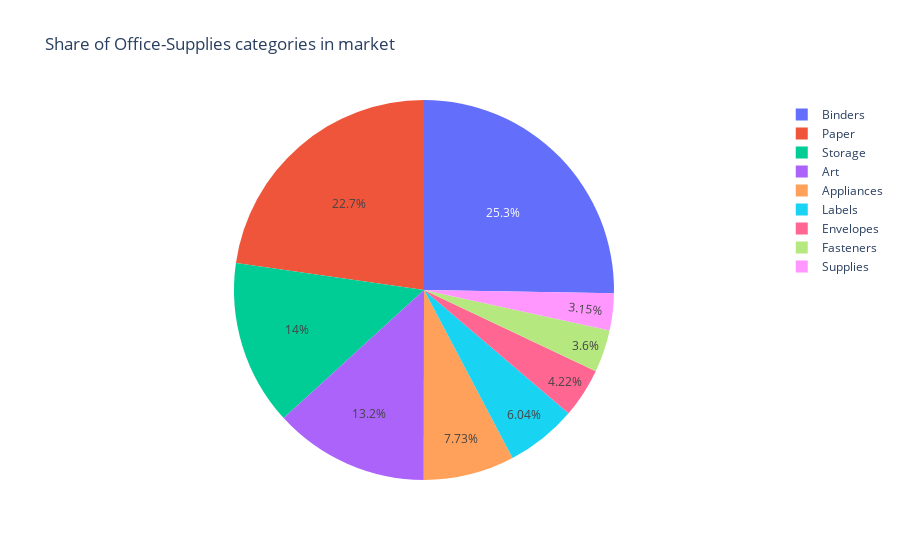

Notebook code for this chart:
### Code cell
import plotly.express as px
new_df = df['Sub-Category'].value_counts().sort_values(ascending=True)
# print(number_of_apps_in_category)
fig = px.pie(df, values=new_df.values, names=new_df.index, 
             title='Share of Office-Supplies categories in market')
fig.show()

### Figure 1 — Plotly figure (JSON) as saved in the notebook; plotly's stock layout.template omitted (floating-point values rounded to 4 significant figures)
{"data": [{"domain": {"x": [0, 1], "y": [0, 1]}, "hovertemplate": "label=%{label}<br>value=%{value}<extra></extra>", "labels": ["Supplies", "Fasteners", "Envelopes", "Labels", "Appliances", "Art", "Storage", "Paper", "Binders"], "legendgroup": "", "name": "", "showlegend": true, "type": "pie", "values": [190, 217, 254, 364, 466, 796, 846, 1370, 1523]}], "layout": {"legend": {"tracegroupgap": 0}, "title": {"text": "Share of Office-Supplies categories in market"}}}
